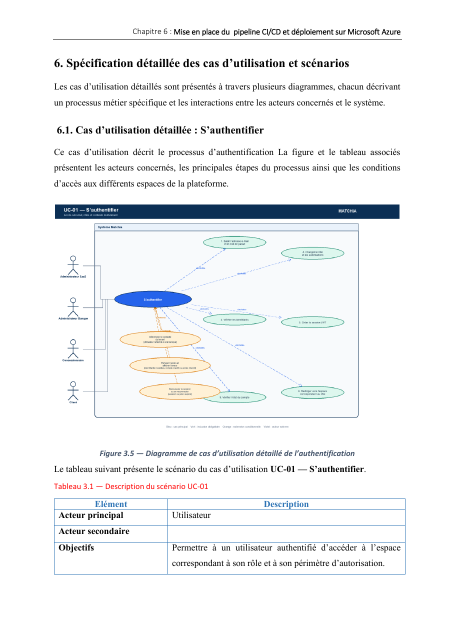
#> input picture document_work/rendered_usecases_report/excerpt_page-01.png, 910 x 1287 px (shown at 1/2 size); its folder holds only this picture in this run
$ python make_excerpt_contact_sheet.py
#> lines starting #> are read from the running program, lines starting #| are printed output that depends on the picture
from pathlib import Path

from PIL import Image, ImageDraw, ImageFont


ROOT = Path(r"D:\PFE M2\Platforme SaaS\document_work\rendered_usecases_report")
PAGES = sorted(ROOT.glob("excerpt_page-*.png"))
OUTPUT = ROOT / "excerpt_contact_sheet.png"

cols, rows = 3, 4
thumb_w, thumb_h = 480, 660
label_h, margin = 28, 16
canvas = Image.new(
    "RGB",
    (cols * thumb_w + (cols + 1) * margin, rows * (thumb_h + label_h) + (rows + 1) * margin),
    "#d8dde5",
)
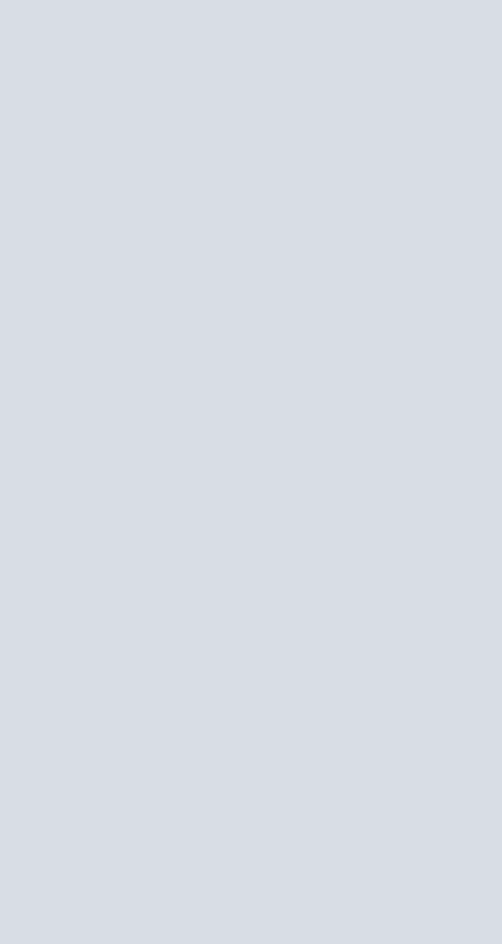
#> canvas: PIL image 1504x2832 RGB (shown at 1/3 size); mean R, G, B 216, 221, 229
draw = ImageDraw.Draw(canvas)
font = ImageFont.load_default(size=18)

for index, page in enumerate(PAGES):
    col, row = index % cols, index // cols
    x = margin + col * (thumb_w + margin)
    y = margin + row * (thumb_h + label_h + margin)
    with Image.open(page) as image:
#> image is the input picture: PIL image 910x1287 RGB; mean R, G, B 241.3, 242.8, 244.2
        preview = image.convert("RGB")
        preview.thumbnail((thumb_w, thumb_h), Image.Resampling.LANCZOS)
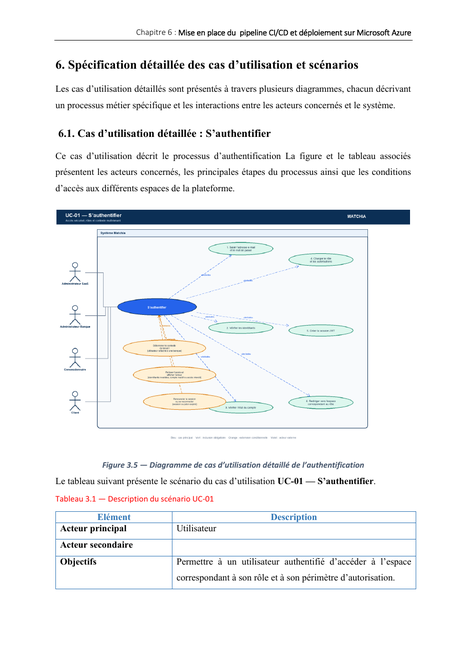
#> preview: PIL image 467x660 RGB; mean R, G, B 240.7, 242.3, 243.8
        canvas.paste(preview, (x + (thumb_w - preview.width) // 2, y))
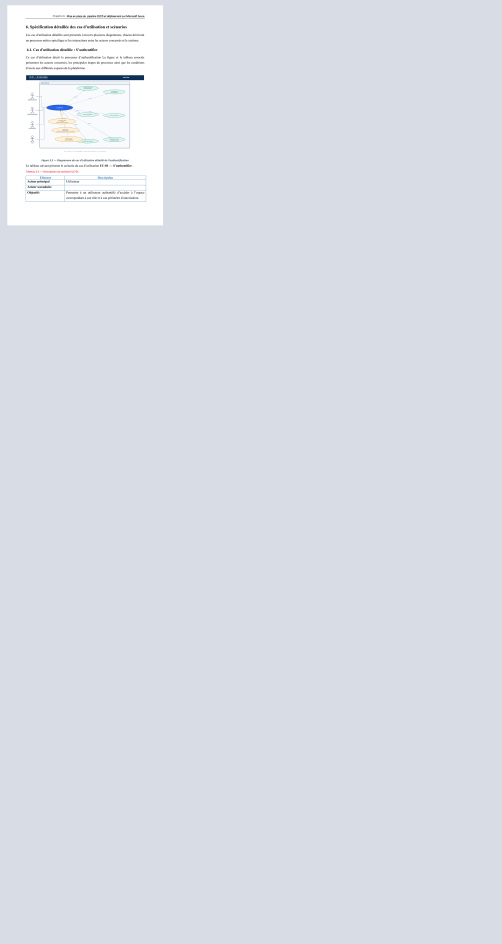
#> canvas: PIL image 1504x2832 RGB (shown at 1/3 size); mean R, G, B 217.8, 222.5, 230.1
    draw.text((x + 6, y + thumb_h + 4), f"Page {index + 1}", fill="#172033", font=font)

canvas.save(OUTPUT, optimize=True)
print(OUTPUT)

$ run again, on document_work/rendered_usecases_report/excerpt_page-07.png
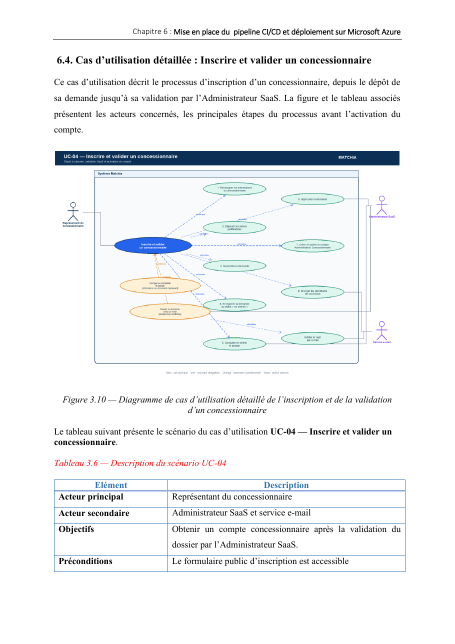
#> input picture document_work/rendered_usecases_report/excerpt_page-07.png, 910 x 1287 px (shown at 1/2 size)
#> image is the input picture: PIL image 910x1287 RGB; mean R, G, B 241.1, 242.9, 244.5
#> `preview.thumbnail((thumb_w, thumb_h), Image.Resampling.LANCZOS)`:
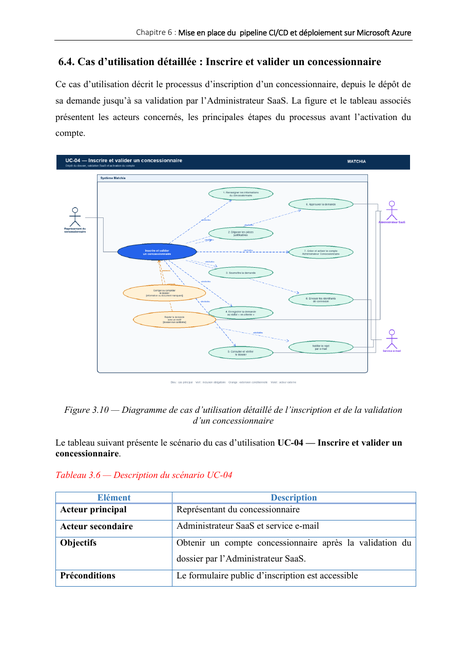
#> preview: PIL image 467x660 RGB; mean R, G, B 240.5, 242.4, 244
#> `canvas.paste(preview, (x + (thumb_w - preview.width) // 2, y))`:
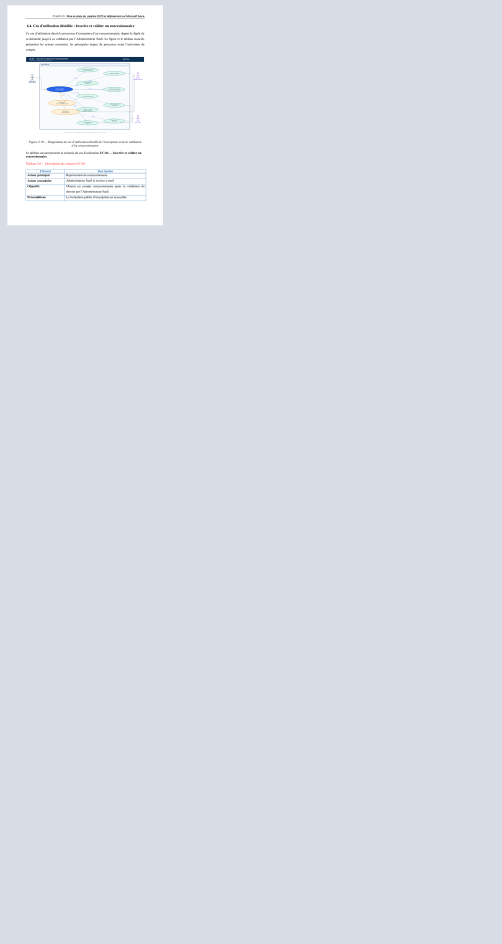
#> canvas: PIL image 1504x2832 RGB (shown at 1/3 size); mean R, G, B 217.8, 222.6, 230.1

$ run again, on document_work/rendered_usecases_report/excerpt_page-08.png
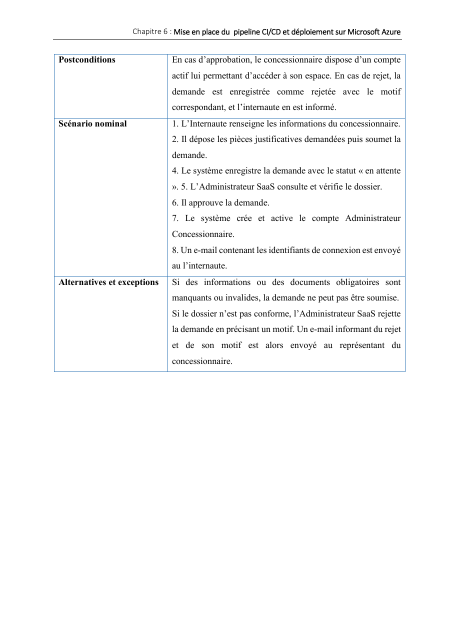
#> input picture document_work/rendered_usecases_report/excerpt_page-08.png, 910 x 1287 px (shown at 1/2 size)
#> image is the input picture: PIL image 910x1287 RGB; mean R, G, B 248.7, 249, 249.2
#> `preview.thumbnail((thumb_w, thumb_h), Image.Resampling.LANCZOS)`:
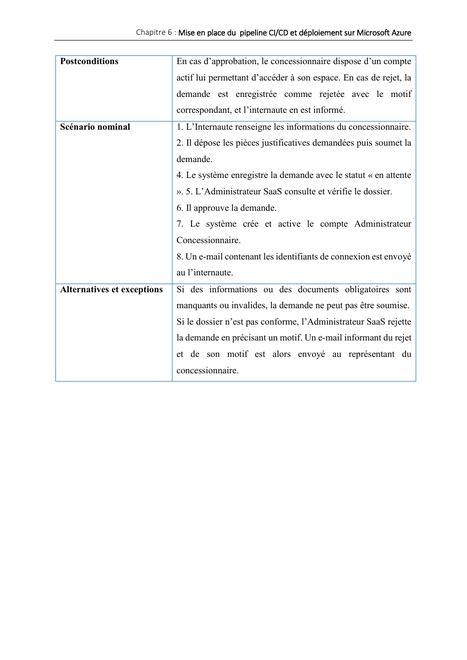
#> preview: PIL image 467x660 RGB; mean R, G, B 248.2, 248.5, 248.8
#> `canvas.paste(preview, (x + (thumb_w - preview.width) // 2, y))`:
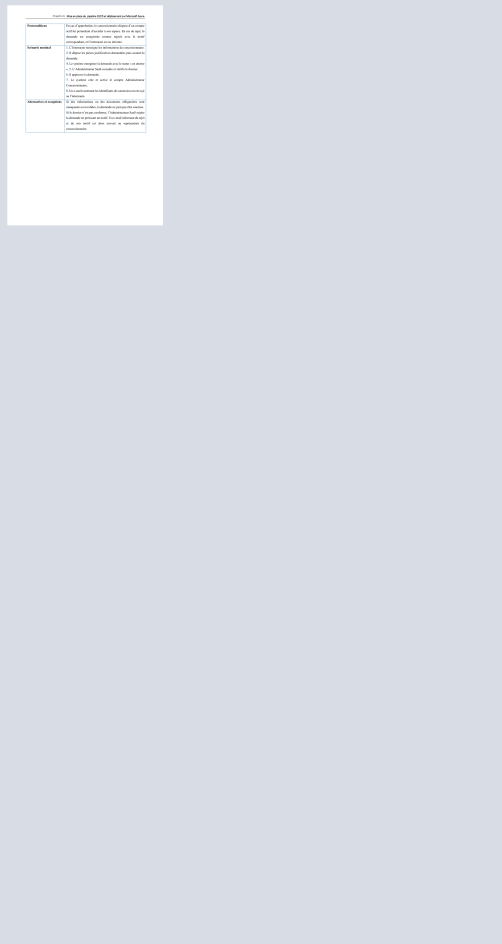
#> canvas: PIL image 1504x2832 RGB (shown at 1/3 size); mean R, G, B 218.3, 223, 230.4

$ run again, on document_work/rendered_usecases_report/excerpt_page-10.png
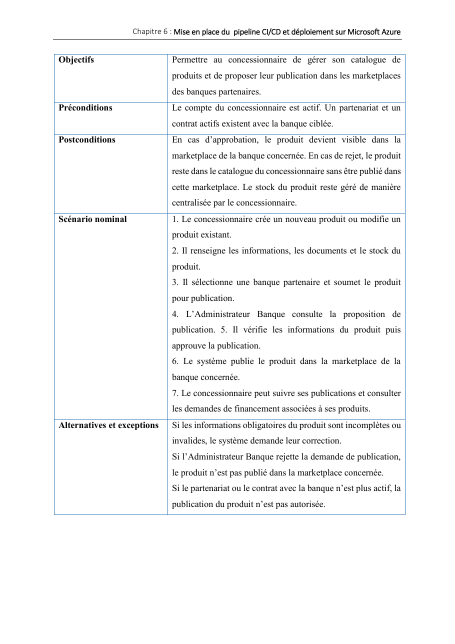
#> input picture document_work/rendered_usecases_report/excerpt_page-10.png, 910 x 1287 px (shown at 1/2 size)
#> image is the input picture: PIL image 910x1287 RGB; mean R, G, B 245.9, 246.3, 246.7
#> `preview.thumbnail((thumb_w, thumb_h), Image.Resampling.LANCZOS)`:
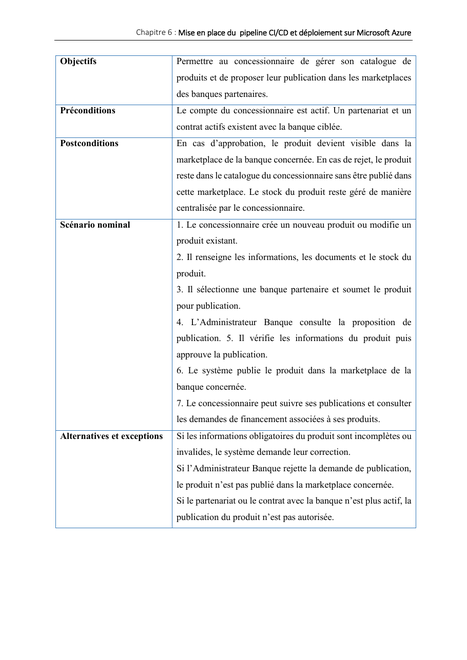
#> preview: PIL image 467x660 RGB; mean R, G, B 245.1, 245.6, 246.1
#> `canvas.paste(preview, (x + (thumb_w - preview.width) // 2, y))`:
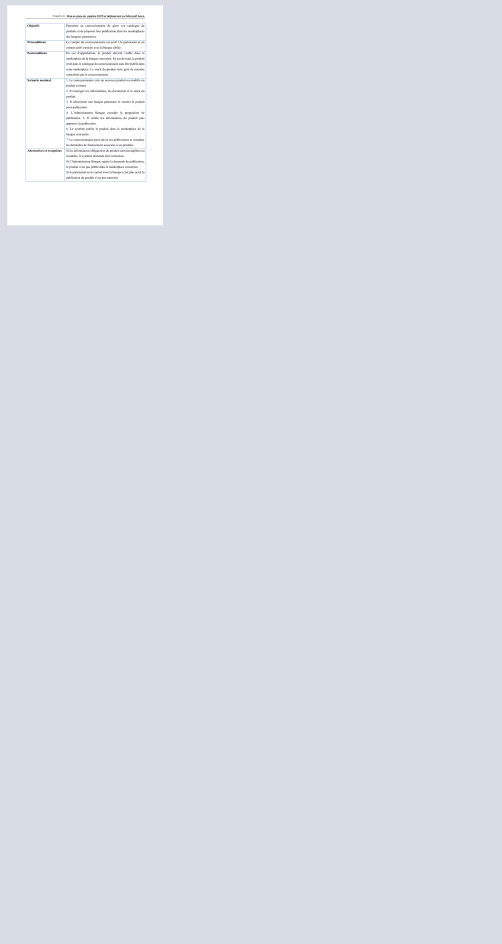
#> canvas: PIL image 1504x2832 RGB (shown at 1/3 size); mean R, G, B 218.1, 222.8, 230.2
